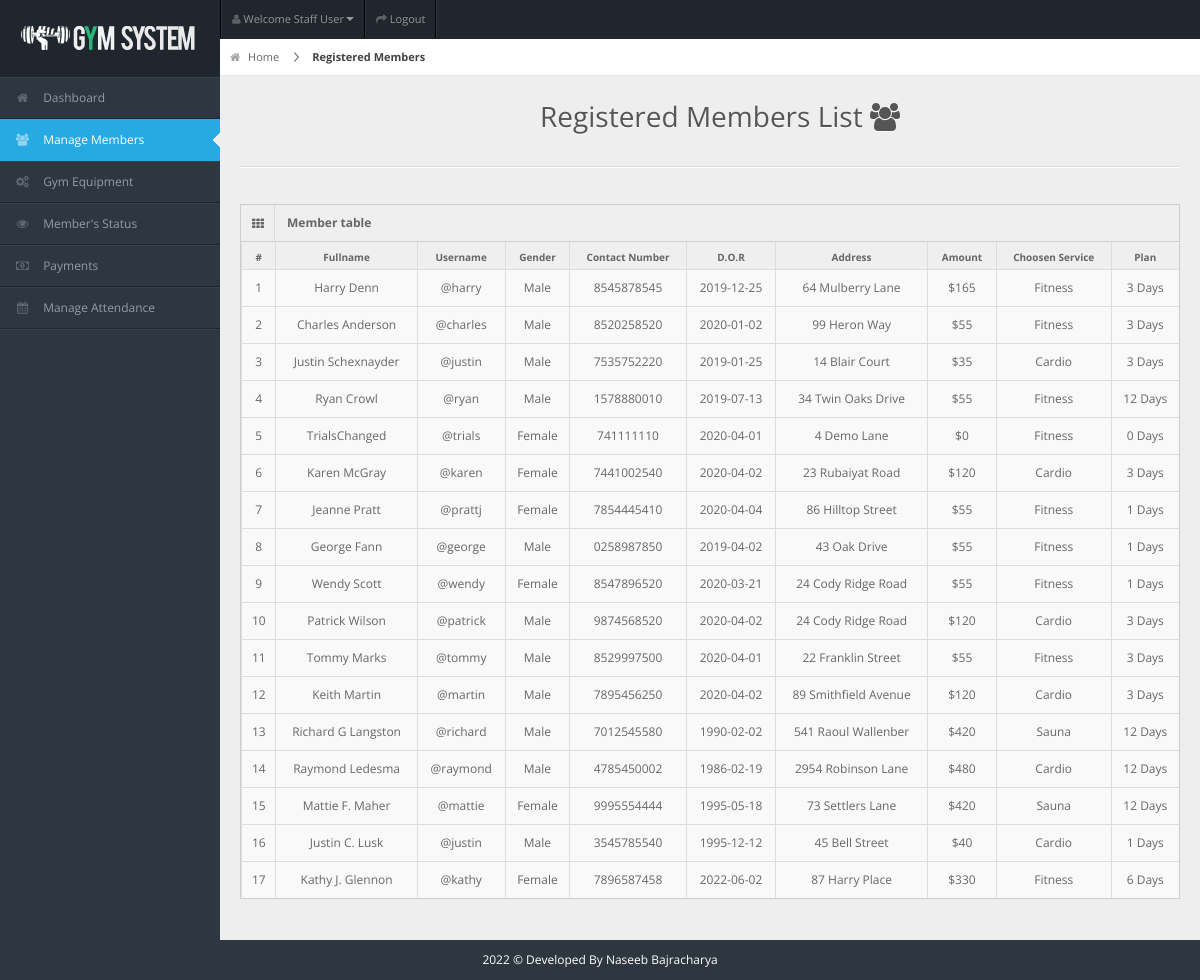
Screenshot of /staff/staff-pages/members.php (signed in) with the database file from the repository.
### tables this page shows
CREATE TABLE `members` (
  `user_id` int(11) NOT NULL,
  `fullname` varchar(20) NOT NULL,
  `username` varchar(20) NOT NULL,
  `password` varchar(100) NOT NULL,
  `gender` varchar(20) NOT NULL,
  `dor` date NOT NULL,
  `services` varchar(50) NOT NULL,
  `amount` int(100) NOT NULL,
  `paid_date` date NOT NULL,
  `p_year` int(11) NOT NULL,
  `plan` varchar(100) NOT NULL,
  `address` varchar(20) NOT NULL,
  `contact` varchar(10) NOT NULL,
  `status` varchar(20) NOT NULL DEFAULT 'Active',
  `attendance_count` int(100) NOT NULL,
  `ini_weight` int(100) NOT NULL DEFAULT '0',
  `curr_weight` int(100) NOT NULL DEFAULT '0',
  `ini_bodytype` varchar(50) NOT NULL,
  `curr_bodytype` varchar(50) NOT NULL,
  `progress_date` date NOT NULL,
  `reminder` int(11) NOT NULL DEFAULT '0'
);

### staff/staff-pages/members.php (the view, shortened to what this page needs)
<!DOCTYPE html>
<html lang="en">
<head>
<link rel="stylesheet" href="../css/bootstrap.min.css" />
<link rel="stylesheet" href="../css/bootstrap-responsive.min.css" />
<link rel="stylesheet" href="../css/fullcalendar.css" />
<link rel="stylesheet" href="../css/matrix-style.css" />
<link rel="stylesheet" href="../css/matrix-media.css" />
<link href="../font-awesome/css/font-awesome.css" rel="stylesheet" />
<link rel="stylesheet" href="../css/jquery.gritter.css" />
</head>
<body>
<div id="header">
  <h1><a href="dashboard.html">Perfect Gym</a></h1>
</div>
<?php include '../includes/header.php'?>
<?php $page="member"; include '../includes/sidebar.php'?>
<div id="content">
  <div id="content-header">
    <div id="breadcrumb"> <a href="#" title="Go to Home" class="tip-bottom"><i class="icon-home"></i> Home</a> <a href="#" class="current">Registered Members</a> </div>
    <h1 class="text-center">Registered Members List <i class="icon icon-group"></i></h1>
  </div>
  <div class="container-fluid">
    <hr>
    <div class="row-fluid">
      <div class="span12">
      <div class='widget-box'>
          <div class='widget-title'> <span class='icon'> <i class='icon-th'></i> </span>
            <h5>Member table</h5>
          </div>
          <div class='widget-content nopadding'>
	  <?php
      $qry="select * from members";
      $cnt = 1;
        $result=mysqli_query($conn,$qry);
          echo"<table class='table table-bordered table-striped'>
              <thead>
                <tr>
                  <th>#</th>
                  <th>Fullname</th>
                  <th>Username</th>
                  <th>Gender</th>
                  <th>Contact Number</th>
                  <th>D.O.R</th>
                  <th>Address</th>
                  <th>Amount</th>
                  <th>Choosen Service</th>
                  <th>Plan</th>
                </tr>
              </thead>";
            while($row=mysqli_fetch_array($result)){
            echo"<tbody>
                <td><div class='text-center'>".$cnt."</div></td>
                <td><div class='text-center'>".$row['fullname']."</div></td>
                <td><div class='text-center'>@".$row['username']."</div></td>
                <td><div class='text-center'>".$row['gender']."</div></td>
                <td><div class='text-center'>".$row['contact']."</div></td>
                <td><div class='text-center'>".$row['dor']."</div></td>
                <td><div class='text-center'>".$row['address']."</div></td>
                <td><div class='text-center'>$".$row['amount']."</div></td>
                <td><div class='text-center'>".$row['services']."</div></td>
                <td><div class='text-center'>".$row['plan']." Days</div></td>
              </tbody>";
          $cnt++;  }
            ?>
            </table>
          </div>
        </div>
      </div>
    </div>
  </div>
</div>
<div class="row-fluid">
  <div id="footer" class="span12"> <?php echo date("Y");?> &copy; Developed By Naseeb Bajracharya</a> </div>
</div>
</body>
</html>

### staff/css/matrix-style.css (style rules this page uses)
* { outline: none !important; -moz-outline: none !important; }
html, body { height: 100%; }
body { overflow-x: hidden; margin-top: -10px; font-family: "Open Sans", sans-serif; font-size: 12px; color: #666; }
a { color: #666; }
select, textarea, input[type="text"], input[type="password"], input[type="datetime"], input[type="datetime-local"], input[type="date"], input[type="month"], input[type="time"], input[type="week"], input[type="number"], input[type="email"], input[type="url"], input[type="search"], input[type="tel"], input[type="color"], .uneditable-input, .label, .dropdown-menu, .btn, .well, .progress, .table-bordered, .btn-group > .btn:first-child, .btn-group > .btn:last-child, .btn-group > .btn:last-child, .btn-group > .dropdown-toggle, .alert { border-radius: 0px; }
#footer { padding: 10px; text-align: center; }
hr { border-top-color: #dadada; }
#header { height: 77px; position: relative; width: 100%; z-index: -9; }
#header h1 { background: url("../img/icontest3.png") no-repeat scroll 0 0 transparent; height: 31px; left: 20px; line-height: 600px; overflow: hidden; position: relative; top: 26px; width: 191px; }
#header h1 a { display: block; }
#content { background: none repeat scroll 0 0 #eeeeee; margin-left: 220px; margin-right: 0; padding-bottom: 25px; position: relative; min-height: 100%; width: auto; }
#content-header { position: abslute; width: 100%; margin-top: -38px; z-index: 20; }
#content-header h1 { color: #555555; font-size: 28px; font-weight: normal; float: none; text-shadow: 0 1px 0 #ffffff; margin-left: 20px; position: relative; }
#content-header h1, #content-header .btn-group { margin-top: 20px; }
#breadcrumb { background-color: #fff; border-bottom: 1px solid #e3ebed; }
#breadcrumb a { padding: 8px 20px 8px 10px; display: inline-block; background-image: url("../img/breadcrumb.png"); background-position: center right; background-repeat: no-repeat; font-size: 11px; color: #666666; }
#breadcrumb a:last-child { background-image: none; }
#breadcrumb a.current { font-weight: bold; color: #444444; }
#breadcrumb a i { margin-right: 5px; opacity: 0.6; }
.widget-box { background: none repeat scroll 0 0 #f9f9f9; border-left: 1px solid #cdcdcd; border-top: 1px solid #cdcdcd; border-right: 1px solid #cdcdcd; clear: both; margin-top: 16px; margin-bottom: 16px; position: relative; }
.widget-title, .modal-header, .table th, div.dataTables_wrapper .ui-widget-header { background: #efefef; border-bottom: 1px solid #cdcdcd; height: 36px; }
.widget-title span.icon { padding: 9px 10px 7px 11px; float: left; border-right: 1px solid #dadada; }
.widget-title h5 { color: #666; float: left; font-size: 12px; font-weight: bold; padding: 12px; line-height: 12px; margin: 0; }
.widget-content { padding: 15px; border-bottom: 1px solid #cdcdcd; }
.table th { height: auto; font-size: 10px; padding: 5px 10px 2px; border-bottom: 0; text-align: center; color: #666666; }
.nopadding { padding: 0 !important; }
.nopadding .table { margin-bottom: 0; }
.nopadding .table-bordered { border: 0; }

### staff/css/matrix-media.css (style rules this page uses)
body { background:#2E363F; }
#header { background-color: #1f262d; margin-top:10px; }

### staff/staff-pages/members.php (style rules this page uses)
#footer { color: white; }

### rows the page displays
members: fullname "Harry Denn", username "harry", gender "Male", contact "8545878545", dor "2019-12-25", address "64 Mulberry Lane", amount "165", services "Fitness", plan "3"
members: fullname "Charles Anderson", username "charles", gender "Male", contact "8520258520", dor "2020-01-02", address "99 Heron Way", amount "55", services "Fitness", plan "3"
members: fullname "Justin Schexnayder", username "justin", gender "Male", contact "7535752220", dor "2019-01-25", address "14 Blair Court", amount "35", services "Cardio", plan "3"
members: fullname "Ryan Crowl", username "ryan", gender "Male", contact "1578880010", dor "2019-07-13", address "34 Twin Oaks Drive", amount "55", services "Fitness", plan "12"
members: fullname "TrialsChanged", username "trials", gender "Female", contact "741111110", dor "2020-04-01", address "4 Demo Lane", amount "0", services "Fitness", plan "0"
members: fullname "Karen McGray", username "karen", gender "Female", contact "7441002540", dor "2020-04-02", address "23 Rubaiyat Road", amount "120", services "Cardio", plan "3"
members: fullname "Jeanne Pratt", username "prattj", gender "Female", contact "7854445410", dor "2020-04-04", address "86 Hilltop Street", amount "55", services "Fitness", plan "1"
members: fullname "George Fann", username "george", gender "Male", contact "0258987850", dor "2019-04-02", address "43 Oak Drive", amount "55", services "Fitness", plan "1"
members: fullname "Wendy Scott", username "wendy", gender "Female", contact "8547896520", dor "2020-03-21", address "24 Cody Ridge Road", amount "55", services "Fitness", plan "1"
members: fullname "Patrick Wilson", username "patrick", gender "Male", contact "9874568520", dor "2020-04-02", address "24 Cody Ridge Road", amount "120", services "Cardio", plan "3"
members: fullname "Tommy Marks", username "tommy", gender "Male", contact "8529997500", dor "2020-04-01", address "22 Franklin Street", amount "55", services "Fitness", plan "3"
members: fullname "Keith Martin", username "martin", gender "Male", contact "7895456250", dor "2020-04-02", address "89 Smithfield Avenue", amount "120", services "Cardio", plan "3"
members: fullname "Richard G Langston", username "richard", gender "Male", contact "7012545580", dor "1990-02-02", address "541 Raoul Wallenber", amount "420", services "Sauna", plan "12"
members: fullname "Raymond Ledesma", username "raymond", gender "Male", contact "4785450002", dor "1986-02-19", address "2954 Robinson Lane", amount "480", services "Cardio", plan "12"
members: fullname "Mattie F. Maher", username "mattie", gender "Female", contact "9995554444", dor "1995-05-18", address "73 Settlers Lane", amount "420", services "Sauna", plan "12"
members: fullname "Justin C. Lusk", username "justin", gender "Male", contact "3545785540", dor "1995-12-12", address "45 Bell Street", amount "40", services "Cardio", plan "1"
members: fullname "Kathy J. Glennon", username "kathy", gender "Female", contact "7896587458", dor "2022-06-02", address "87 Harry Place", amount "330", services "Fitness", plan "6"
